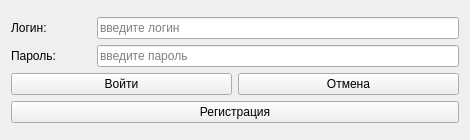
<?xml version="1.0" encoding="UTF-8"?>
<ui version="4.0">
 <class>Form</class>
 <widget class="QWidget" name="Form">
  <property name="geometry">
   <rect>
    <x>0</x>
    <y>0</y>
    <width>470</width>
    <height>140</height>
   </rect>
  </property>
  <property name="minimumSize">
   <size>
    <width>280</width>
    <height>140</height>
   </size>
  </property>
  <property name="maximumSize">
   <size>
    <width>470</width>
    <height>140</height>
   </size>
  </property>
  <property name="windowTitle">
   <string>Form</string>
  </property>
  <layout class="QVBoxLayout" name="verticalLayout_4">
   <item>
    <layout class="QVBoxLayout" name="verticalLayout_3">
     <item>
      <layout class="QVBoxLayout" name="verticalLayout">
       <item>
        <layout class="QHBoxLayout" name="horizontalLayout_2">
         <item>
          <widget class="QLabel" name="label">
           <property name="minimumSize">
            <size>
             <width>80</width>
             <height>0</height>
            </size>
           </property>
           <property name="maximumSize">
            <size>
             <width>16777215</width>
             <height>16777215</height>
            </size>
           </property>
           <property name="text">
            <string>Логин:</string>
           </property>
          </widget>
         </item>
         <item>
          <widget class="QLineEdit" name="lineEditLogin">
           <property name="echoMode">
            <enum>QLineEdit::EchoMode::Password</enum>
           </property>
           <property name="placeholderText">
            <string>введите логин</string>
           </property>
          </widget>
         </item>
        </layout>
       </item>
       <item>
        <layout class="QHBoxLayout" name="horizontalLayout">
         <item>
          <widget class="QLabel" name="label_2">
           <property name="minimumSize">
            <size>
             <width>80</width>
             <height>0</height>
            </size>
           </property>
           <property name="maximumSize">
            <size>
             <width>16777215</width>
             <height>16777215</height>
            </size>
           </property>
           <property name="text">
            <string>Пароль:</string>
           </property>
          </widget>
         </item>
         <item>
          <widget class="QLineEdit" name="lineEditPassword">
           <property name="echoMode">
            <enum>QLineEdit::EchoMode::Password</enum>
           </property>
           <property name="placeholderText">
            <string>введите пароль</string>
           </property>
          </widget>
         </item>
        </layout>
       </item>
      </layout>
     </item>
     <item>
      <layout class="QVBoxLayout" name="verticalLayout_2">
       <item>
        <layout class="QHBoxLayout" name="horizontalLayout_3">
         <item>
          <widget class="QPushButton" name="pushButtonLogin">
           <property name="text">
            <string>Войти</string>
           </property>
          </widget>
         </item>
         <item>
          <widget class="QPushButton" name="pushButtonCancel">
           <property name="text">
            <string>Отмена</string>
           </property>
          </widget>
         </item>
        </layout>
       </item>
       <item>
        <widget class="QPushButton" name="pushButtonRegistration">
         <property name="text">
          <string>Регистрация</string>
         </property>
        </widget>
       </item>
      </layout>
     </item>
    </layout>
   </item>
  </layout>
 </widget>
 <resources/>
 <connections/>
</ui>
